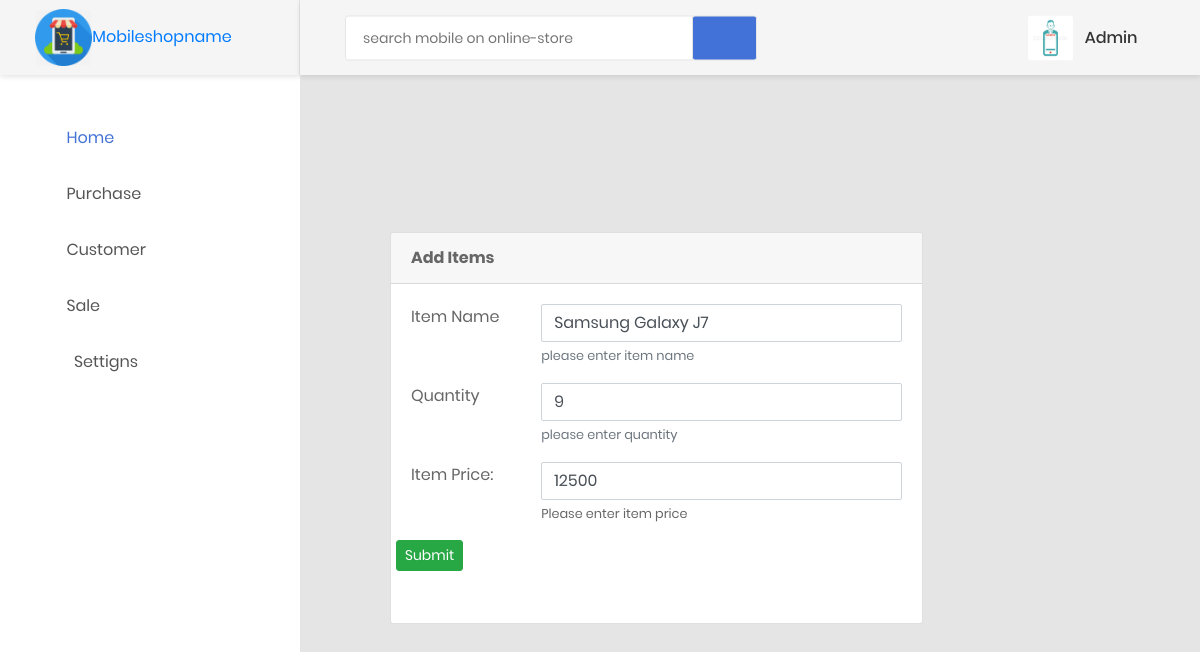
Screenshot of /4/update (signed in) with the database file from the repository.
### models/create_models.py (models this page shows, shortened)
class User(db.Model, UserMixin):
    __tablename__ = 'users'
    id = db.Column(db.Integer, primary_key=True)
    username = db.Column(db.Unicode(255), nullable=False, server_default=u'', unique=True, index=True)
    password = db.Column(db.String(255), nullable=False, server_default='')
    role = db.Column(db.Enum(RolesAvailable))
    email = db.Column(db.Unicode(255), nullable=False, server_default=u'', unique=True, index=True)
    created_at = db.Column(db.DateTime, nullable=False, default=datetime.utcnow)
    updated_at = db.Column(db.DateTime, nullable=False, default=datetime.utcnow, onupdate=datetime.utcnow)

class Items(db.Model):
    __tablename__='items'
    i_id = db.Column(db.Integer, primary_key=True)
    item_name = db.Column(db.String(255), nullable=False)
    item_quantity = db.Column(db.String(255), nullable=False)
    item_price = db.Column(db.String(255), nullable=False)
    barcode = db.Column(db.LargeBinary)
    purchase_date = db.Column(db.DateTime, nullable=False, default=datetime.utcnow)
    modified_date = db.Column(db.DateTime, nullable=False, default=datetime.utcnow, onupdate=datetime.utcnow)
    sales = db.relationship("SalesItems", backref="items", lazy='dynamic')
    __table_args__ = (CheckConstraint(item_quantity > -1), {})

### items/items.py (the view, shortened to what this page needs)
@item.route('/<int:id>/update', methods=('GET', 'POST'))
def updateitem(id):
    error = None
    item = Items.query.filter_by(i_id=int(id)).first()
    return render_template('static priya mobile/items/updateitem.html', item=item)

### customers/customers.py (called while the page is built)
@customer.before_app_request
def load_logged_in_user():
    user_id = session.get('user_id')
    if user_id is None:
        g.user = None
    else:
        g.user = User.query.filter_by(id=user_id).first()

### users/adduser.py (called while the page is built)
@auth.before_app_request
def load_logged_in_user():
    user_id = session.get('user_id')
    if user_id is None:
        g.user = None
    else:
        g.user = User.query.filter_by(id=user_id).first()

### templates/static priya mobile/items/updateitem.html
{% extends 'static priya mobile/base1.html' %}
{% block content %}
{% if g.user %}
             <div class="main-content">
                    <div class="section__content section__content--p30">
                    <div class="container-fluid">
                        <div class="row">
                            <div class="col-lg-9">
                                <div class="card">
                                    <div class="card-header">
                                        <strong>Add Items</strong>
                                    </div>
                                    <div class="card-body card-block">
                                        <form action="" method="post" enctype="multipart/form-data" class="form-horizontal">
                                            <div class="row form-group">
                                                <div class="col col-md-3">
                                                    <label for="iname" class=" form-control-label">Item Name</label>
                                                </div>
                                                <div class="col-12 col-md-9">
                                                    <input type="text" id="iname" name="iname" value="{{ request.form['item_name'] or item['item_name']}}" class="form-control" required>
                                                    <small class="form-text text-muted">please enter item name</small>
                                                </div>
                                            </div>
                                            <div class="row form-group">
                                                <div class="col col-md-3">
                                                    <label for="quantity" class=" form-control-label">Quantity</label>
                                                </div>
                                                <div class="col-12 col-md-9">
                                                    <input type="text" id="quantity" name="quantity" value="{{ request.form['item_quantity'] or item['item_quantity']}}" class="form-control" required>
                                                    <small class="form-text text-muted">please enter quantity </small>
                                                </div>
                                            </div>
                                            <div class="row form-group">
                                                <div class="col col-md-3">
                                                    <label for="price" class=" form-control-label">Item Price:</label>
                                                </div>
                                                <div class="col-12 col-md-9">
                                                    <input type="text" id="price" name="price" value="{{ request.form['item_price'] or item['item_price']}}" class="form-control" required>
                                                    <small class="help-block form-text">Please enter item price</small>
                                                </div>
                                            </div>
                                            <div class="row form-group">
                                            <div class="form-actions form-group">
                                                <button type="submit" class="btn btn-success btn-sm">Submit</button>
                                            </div>
                                            </div>
                                        </form>
                                    </div>
                                </div>
                            </div>
                        </div>
                    </div>
            </div>
{% endif %}
                 {% endblock %}

### templates/static priya mobile/base1.html (shortened to what this page needs)
<!DOCTYPE html>
<html lang="en">
<head>
    <link href="{{ url_for('static', filename='css/font-face.css') }}" rel="stylesheet" media="all">
    <link href="{{ url_for('static', filename = 'vendor/font-awesome-4.7/css/font-awesome.min.css') }}" rel="stylesheet" media="all">
    <link href="{{ url_for('static', filename = 'vendor/font-awesome-5/css/fontawesome-all.min.css') }}" rel="stylesheet" media="all">
    <link href="{{ url_for('static', filename = 'vendor/mdi-font/css/material-design-iconic-font.min.css') }}" rel="stylesheet" media="all">
    <link href="{{ url_for('static', filename = 'vendor/bootstrap-4.1/bootstrap.min.css') }}" rel="stylesheet" media="all">
    <link href="{{ url_for('static', filename = 'vendor/animsition/animsition.min.css') }}" rel="stylesheet" media="all">
    <link href="{{ url_for('static', filename =  'vendor/bootstrap-progressbar/bootstrap-progressbar-3.3.4.min.css') }}" rel="stylesheet" media="all">
    <link href="{{ url_for('static', filename = 'vendor/wow/animate.css') }}" rel="stylesheet" media="all">
    <link href="{{ url_for('static', filename = 'vendor/css-hamburgers/hamburgers.min.css') }}" rel="stylesheet" media="all">
    <link href="{{ url_for('static', filename = 'vendor/slick/slick.css" rel="stylesheet') }}" media="all">
    <link href="{{ url_for('static', filename = 'vendor/select2/select2.min.css') }}" rel="stylesheet" media="all">
    <link href="{{ url_for('static', filename = 'vendor/perfect-scrollbar/perfect-scrollbar.css') }}" rel="stylesheet" media="all">
    <link href="{{ url_for('static', filename = 'css/theme.css') }}" rel="stylesheet" media="all">
</head>
<body class="animsition">
    <div class="page-wrapper">
        <aside class="menu-sidebar d-none d-lg-block">
            <div class="logo">
                <a href="#">
                    <img src="{{ url_for('static',filename='images/icon/mshop.png') }}" alt="mobileshop" id="i1"/>Mobileshopname
                </a>
            </div>
            {% if g.user %}
            <div class="menu-sidebar__content js-scrollbar1">
                <nav class="navbar-sidebar">
                    <ul class="list-unstyled navbar__list">
                        <li class="active has-sub">
                            <a class="js-arrow" href="{{ url_for('order.totalsale') }}">
                                <i class="fa fa-home"></i>Home</a>
                        </li>
                        <li>
                            <a class="js-arrow" href="#">
                                <i class="fa fa-shopping-cart"></i>Purchase</a>
                        </li>
                        <li>
                            <a class="js-arrow" href="#">
                                <i class="fa fa-address-card"></i>Customer</a>
                        </li>
                        <li>
                            <a class="js-arrow" href="#">
                                <i class="fa fa-cart-plus"></i>Sale</a>
                        </li>
                        <li>
                            <a class="js-arrow" href="#">
                                    <i class="fa fa-cog fa-fw" aria-hidden="true"></i>Settigns</a>
                        </li>
                    </ul>
                </nav>
            </div>
            {% endif %}
        </aside>
        <div class="page-container">
            <header class="header-desktop">
                <div class="section__content section__content--p30">
                    <div class="container-fluid">
                        <div class="header-wrap">
                            <form class="form-header" action="" method="POST">
                                <input class="au-input au-input--xl" type="text" name="search" placeholder="search mobile on online-store" />
                                <button class="au-btn--submit" type="submit">
                                    <a href="https://www.amazon.in/s/ref=nb_sb_noss_2?url=search-alias%3Daps&field-keywords=Apple&rh=i%3Aaps%2Ck%3AApple"><i class="zmdi zmdi-search"></i></a>
                                </button>
                            </form>
                            <div class="header-button">
                                {% if g.user %}
                                <div class="account-wrap">
                                    <div class="account-item clearfix js-item-menu">
                                        <div class="image">
                                            <img src="{{ url_for('static', filename='images/icon/admin.png') }}">
                                        </div>
                                        <div class="content">
                                            <a class="js-acc-btn" href="#">{{ g.user.username }}</a>
                                        </div>
                                        {% endif %}
                                    </div>
                                </div>
                            </div>
                        </div>
                    </div>
                </div>
            </header>
            <div class="main-content">
                <div class="section__content section__content--p30">
                    <div class="container-fluid">
                       {% block content %}
                        {% endblock %}
                    </div>
                </div>
            </div>
    </div>
</body>
</html>

### templates/static priya mobile/base1.html (style rules this page uses)
#i1 { max-width: 25%; height: 20; }

### rows the page displays
User: user.username "Admin"
Items: iname "Samsung Galaxy J7", quantity "9", price "12500"
